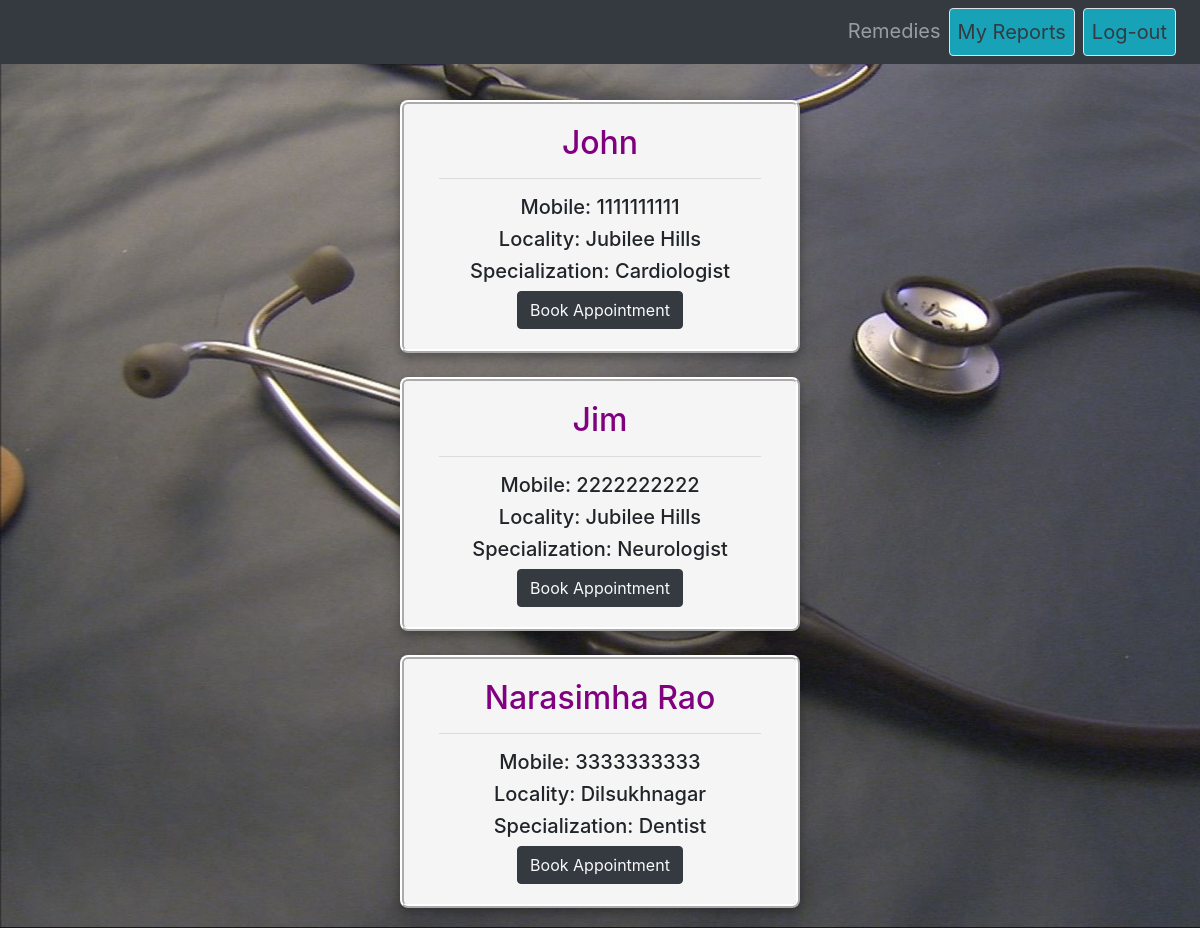
Page /localities/ on the committed database.
### tables this page shows
CREATE TABLE doctor_table
                    (Name TEXT NOT NULL,
                    Education TEXT NOT NULL,
                    Specialization TEXT NOT NULL,

                    Email TEXT NOT NULL,
                    Password TEXT NOT NULL,
                    Mobile_number INT NOT NULL,
                    Locality TEXT NOT NULL
                    );

### main.py (the view)
@app.route("/localities/",methods=["get"])
def localities():
    db = sqlite3.connect("doctor_clients.db")
    data = db.execute('''SELECT * FROM doctor_table''').fetchall()
    print("Data : ",data)
    return render_template("doctor_cards.html",data=data)

### templates/doctor_cards.html (shortened to what this page needs)
<!DOCTYPE html>
<html lang="en">
<head>
    <link rel="stylesheet" type="text/css" href="https://cdn.datatables.net/v/bs4/jq-3.3.1/dt-1.10.22/af-2.3.5/b-1.6.5/b-html5-1.6.5/datatables.min.css"/>
    <link rel="stylesheet" href="https://cdn.jsdelivr.net/npm/bootstrap@4.5.3/dist/css/bootstrap.min.css">
</head>
<body style="background-color:white ;padding-bottom:20px">
    <nav class="navbar fixed-top navbar-expand-lg navbar-dark bg-dark">
        <div class="collapse navbar-collapse" style="font-size: 20px;"
                                            id="navbarSupportedContent">
            <ul class="navbar-nav ml-auto">
                <li class="nav-item ">
                    <a class="nav-link" href="/remedies">Remedies</a>
                </li>
                <li class="nav-item ">
                    <a class="nav-link bg-info text-dark border rounded mr-2" href="/my_reports">
                        My Reports
                    </a>
                </li>
                <li class="nav-item ">
                    <a class="nav-link bg-info border rounded text-dark mr-2" href="/client_logout">Log-out</a>
                </li>
            </ul>
        </div>
      </nav>
    {% for i in data%}
    <div class="container card mt-4 text-center col-lg-4" >
        <div class="card-body">
          <h2 class="card-title" style="color:purple;">{{i[0]}}</h2>
          <hr>
          <h5 class="card-text">Mobile: {{i[5]}}</h5>
          <h5 class="card-text">Locality: {{i[6]}}</h5>
          <h5 class="card-text">Specialization: {{i[2]}}</h5>
          <a href="/fix_appointment/{{i[5]}}" class="btn btn-dark text-light">Book Appointment</a>
        </div>
    </div>
    {%endfor%}
    <script type="text/javascript" src="https://cdn.datatables.net/v/bs4/jq-3.3.1/dt-1.10.22/af-2.3.5/b-1.6.5/b-html5-1.6.5/datatables.min.js"></script></body>
</html>

### templates/doctor_cards.html (style rules this page uses)
.card { background-color:whitesmoke; border:4px solid white; border-style: ridge; border-radius: 8px; box-shadow: 0 4px 8px 0 rgba(0, 0, 0, 0.2), 0 6px 20px 0 rgba(0, 0, 0, 0.19); }
body { background-image: url('/static/stetoschope.jpg'); background-repeat: no-repeat; background-size:cover; background-attachment: fixed; }

### rows in the picture
doctor_table: Name "John", Mobile_number "1111111111", Locality "Jubilee Hills", Specialization "Cardiologist"
doctor_table: Name "Jim", Mobile_number "2222222222", Locality "Jubilee Hills", Specialization "Neurologist"
doctor_table: Name "Narasimha Rao", Mobile_number "3333333333", Locality "Dilsukhnagar", Specialization "Dentist"
